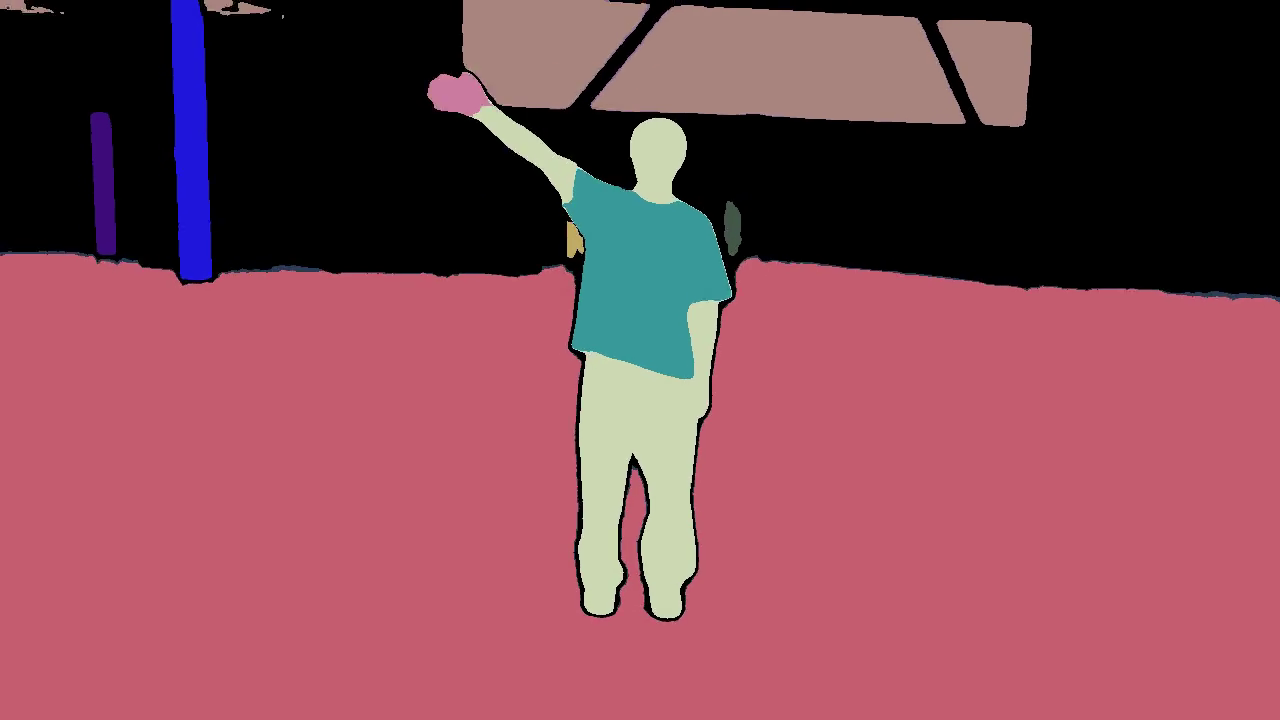
#> input picture frame 20 of assets/seg.mp4, 1280 x 720 px, given in place of input_video.mp4, which was not available
$ python get_object_edges.py
#> lines starting #> are read from the running program, lines starting #| are printed output that depends on the picture; after the words box and inside, x2 and y2 are one past the last pixel; in counts of white or black regions, pixels touching at a corner belong together; pictures that were not available may be replaced by others from this repository, and a replacement may not be noted
import cv2, os


def generate_edges(in_path, out_path):
#> called with in_path = 'input_video.mp4', out_path = 'edges.mp4'
    cap = cv2.VideoCapture(in_path)
    assert cap.isOpened(), "Could not open input video."
    fps = cap.get(cv2.CAP_PROP_FPS)
    w = int(cap.get(cv2.CAP_PROP_FRAME_WIDTH))
    h = int(cap.get(cv2.CAP_PROP_FRAME_HEIGHT))

    bright = 50
    contrast = 1.0

    fourcc = cv2.VideoWriter_fourcc(*"mp4v")  # use "avc1" if you prefer H.264 and it's available
    out = cv2.VideoWriter(out_path, fourcc, fps, (w, h), isColor=False)

    while True:
        ok, frame = cap.read()
#> frame is the input picture: shape (720, 1280, 3); mean B, G, R 84.7, 73.1, 132.4
        if not ok:
            break

        frame = cv2.convertScaleAbs(frame, alpha=contrast, beta=bright)
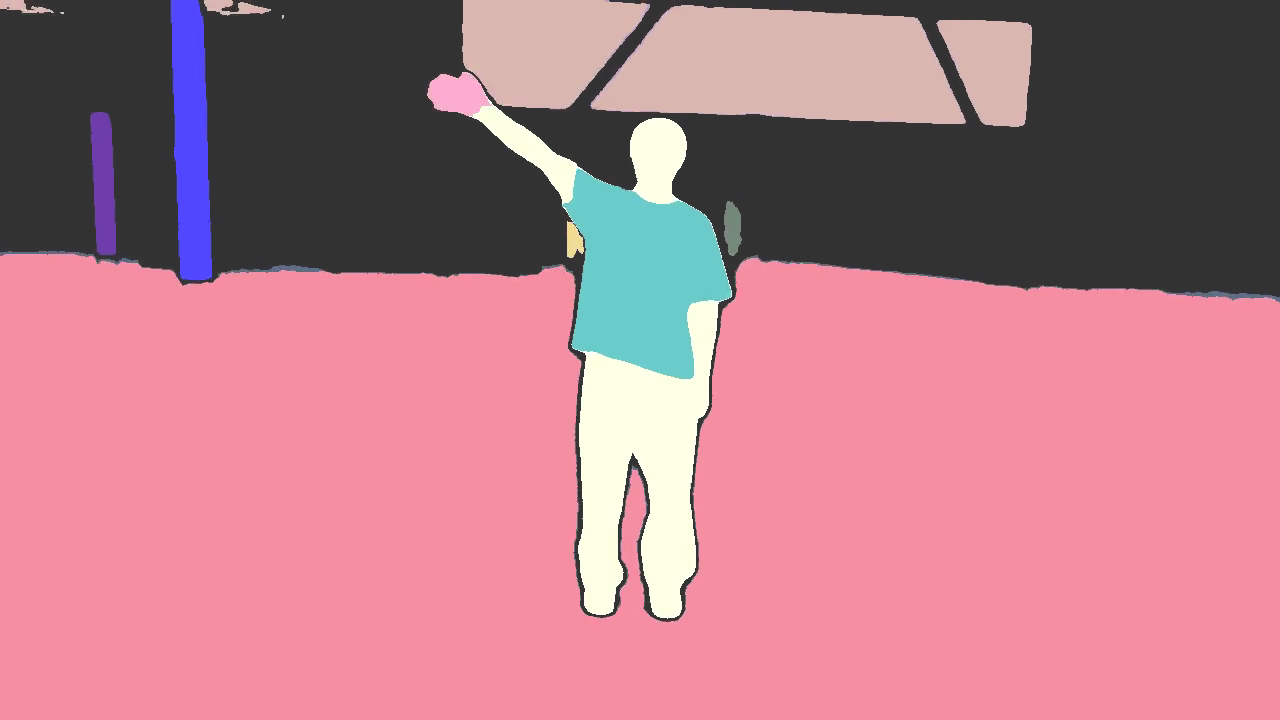
#> frame: shape (720, 1280, 3); mean B, G, R 134.6, 122.7, 182.4
        gray = cv2.cvtColor(frame, cv2.COLOR_BGR2GRAY)
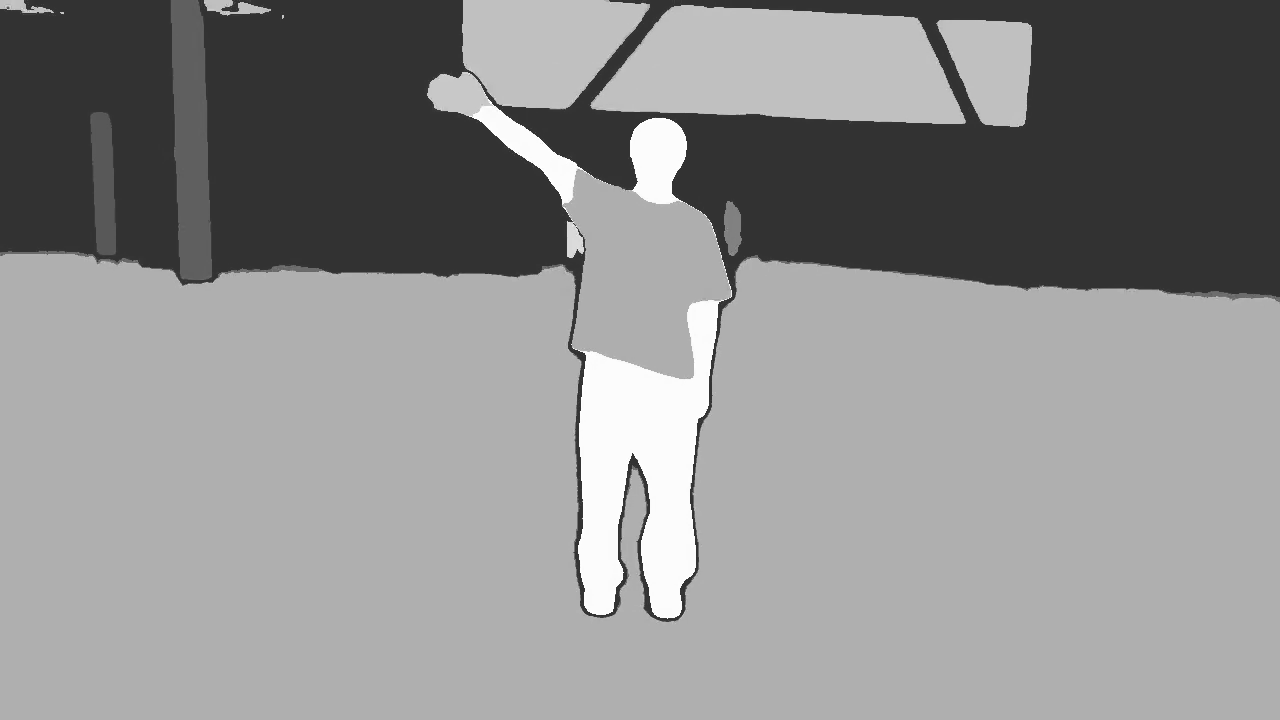
#> gray: shape (720, 1280); min 50, max 255, mean 141.7
        blurred = cv2.GaussianBlur(gray, (3, 3), 1.4)
        edges = cv2.Canny(blurred, 10, 50)
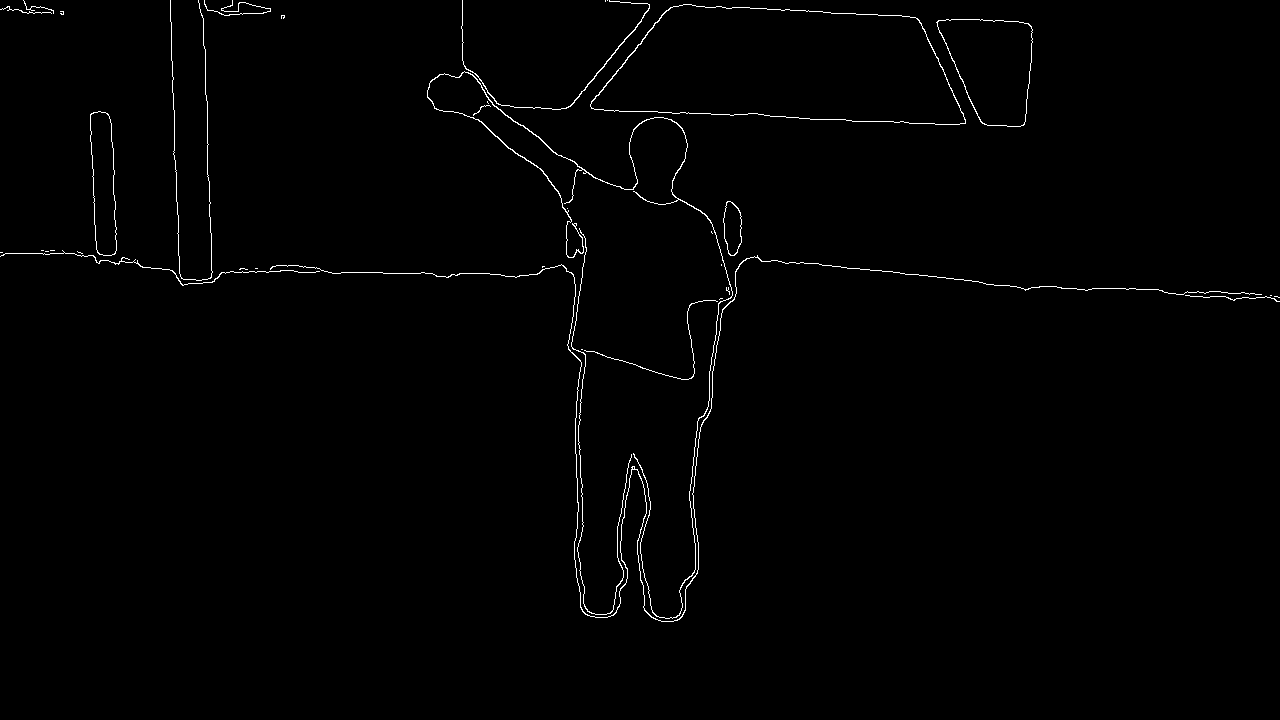
#> edges: shape (720, 1280); 0.89% white in thin lines or dots, all inside (x1, y1, x2, y2) = (0, 0, 1280, 622)
        out.write(edges)
    cap.release()
    out.release()


if __name__ == "__main__":
    in_path = "input_video.mp4"
    out_path = "edges.mp4"
    generate_edges(in_path, out_path)

$ run again, starting later in the video
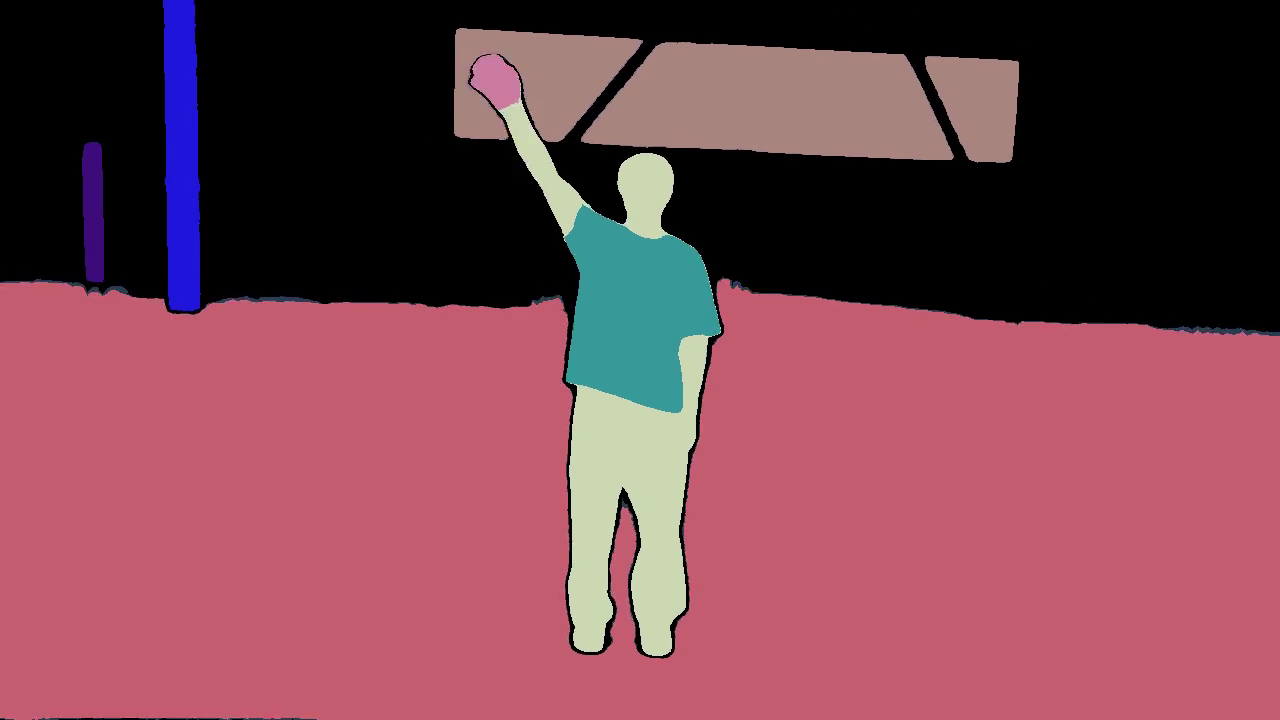
#> input picture frame 92 of assets/seg.mp4, 1280 x 720 px, given in place of input_video.mp4, which was not available
#> in generate_edges, frame is the input picture: shape (720, 1280, 3); mean B, G, R 79.2, 68.1, 122.7
#> in generate_edges, `gray = cv2.cvtColor(frame, cv2.COLOR_BGR2GRAY)`:
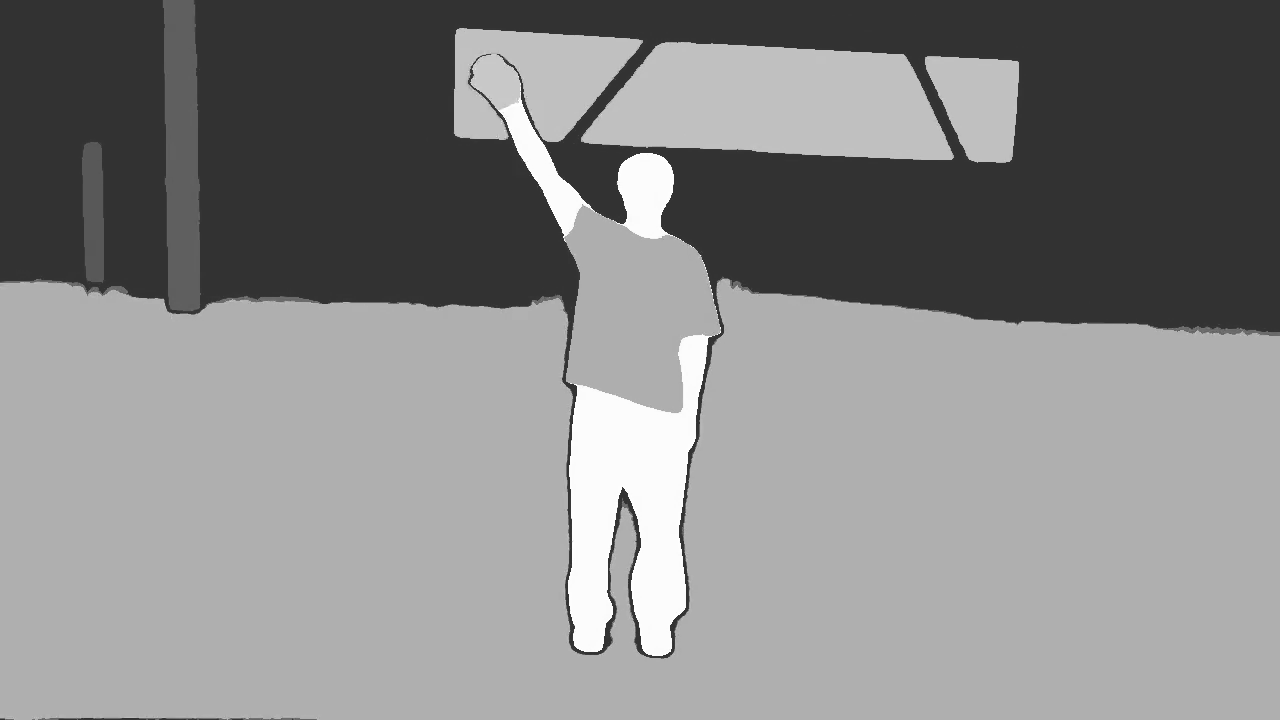
#> gray: shape (720, 1280); min 50, max 255, mean 135.3
#> in generate_edges, `edges = cv2.Canny(blurred, 10, 50)`:
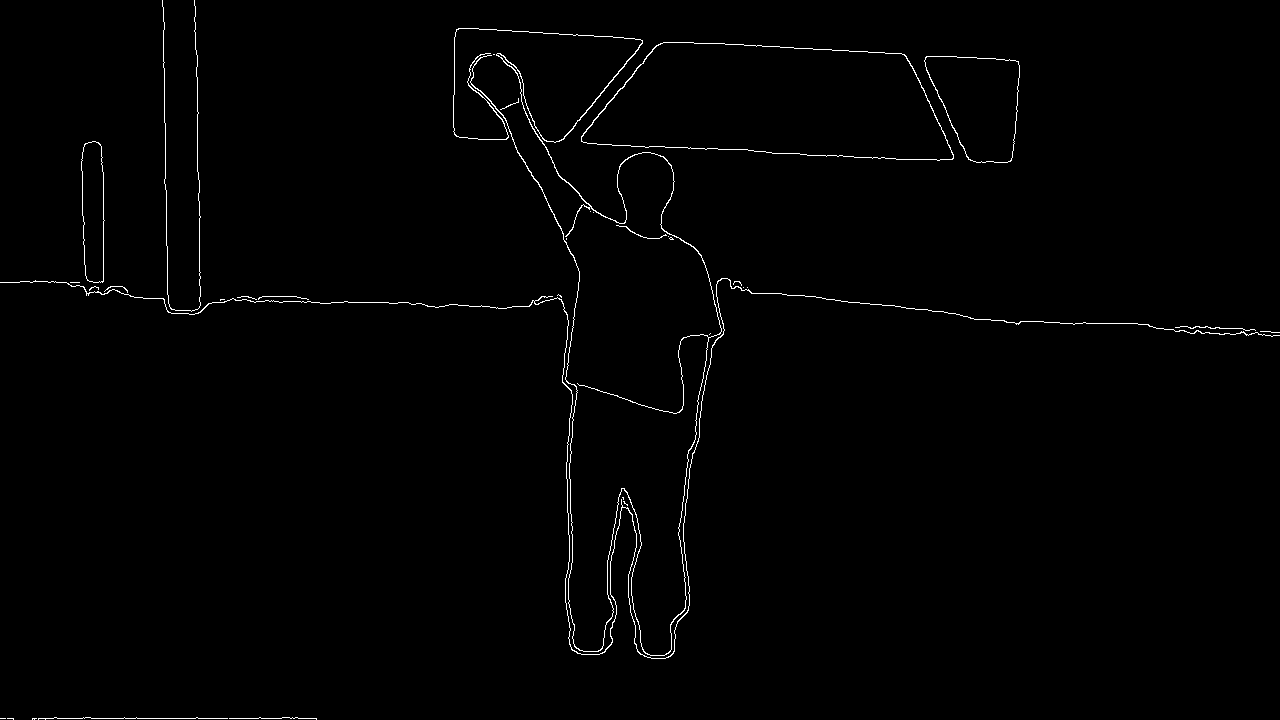
#> edges: shape (720, 1280); 0.93% white in thin lines or dots

$ run again, starting later in the video
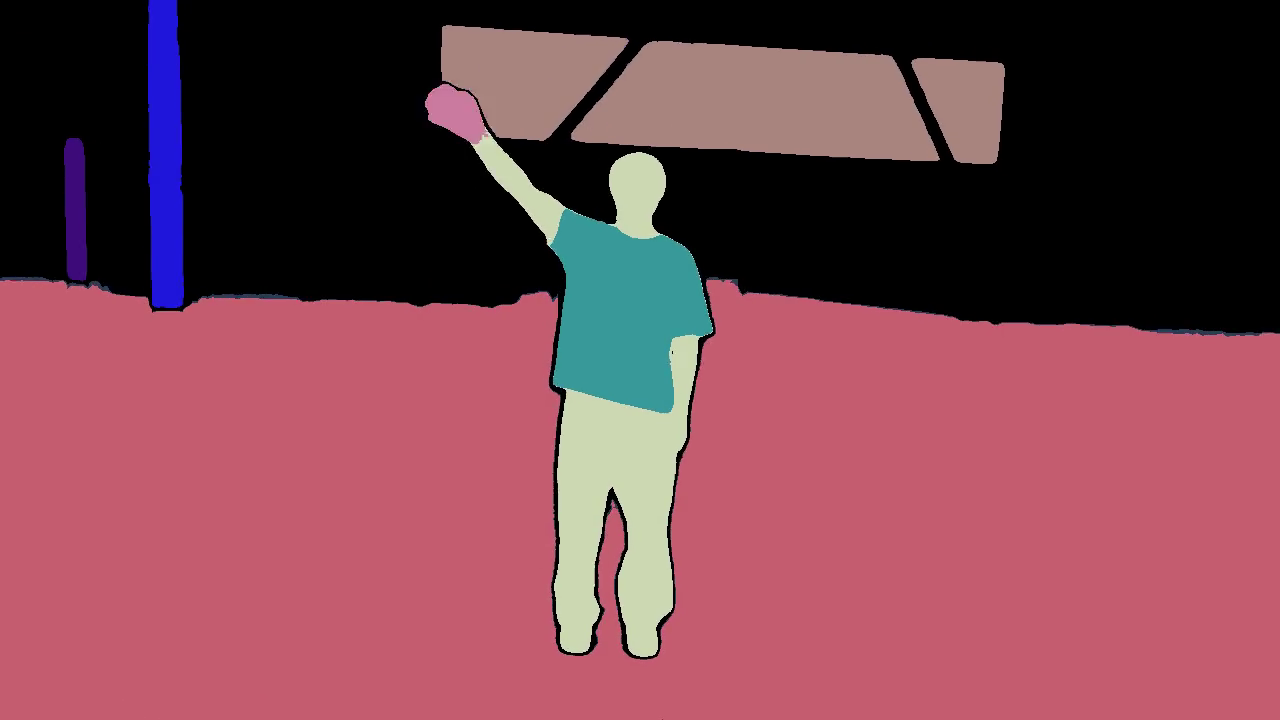
#> input picture frame 164 of assets/seg.mp4, 1280 x 720 px, given in place of input_video.mp4, which was not available
#> in generate_edges, frame is the input picture: shape (720, 1280, 3); mean B, G, R 79.4, 68.4, 123
#> in generate_edges, `gray = cv2.cvtColor(frame, cv2.COLOR_BGR2GRAY)`:
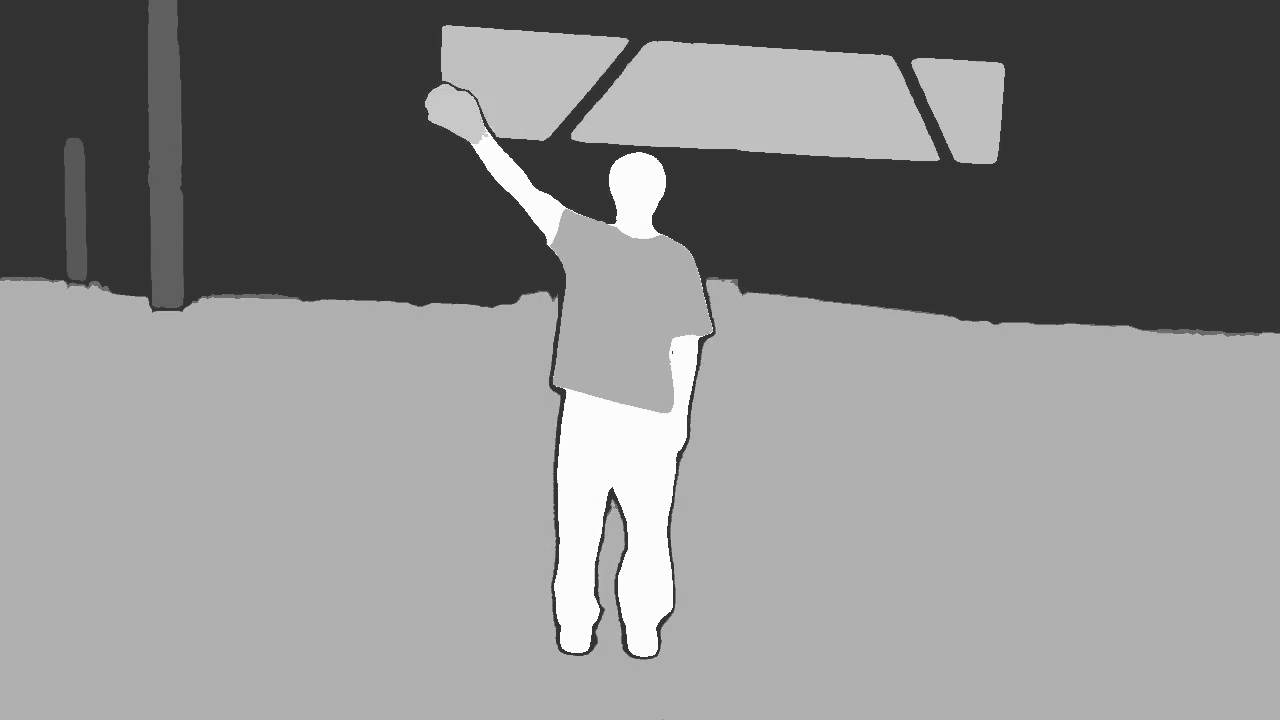
#> gray: shape (720, 1280); min 50, max 255, mean 135.6
#> in generate_edges, `edges = cv2.Canny(blurred, 10, 50)`:
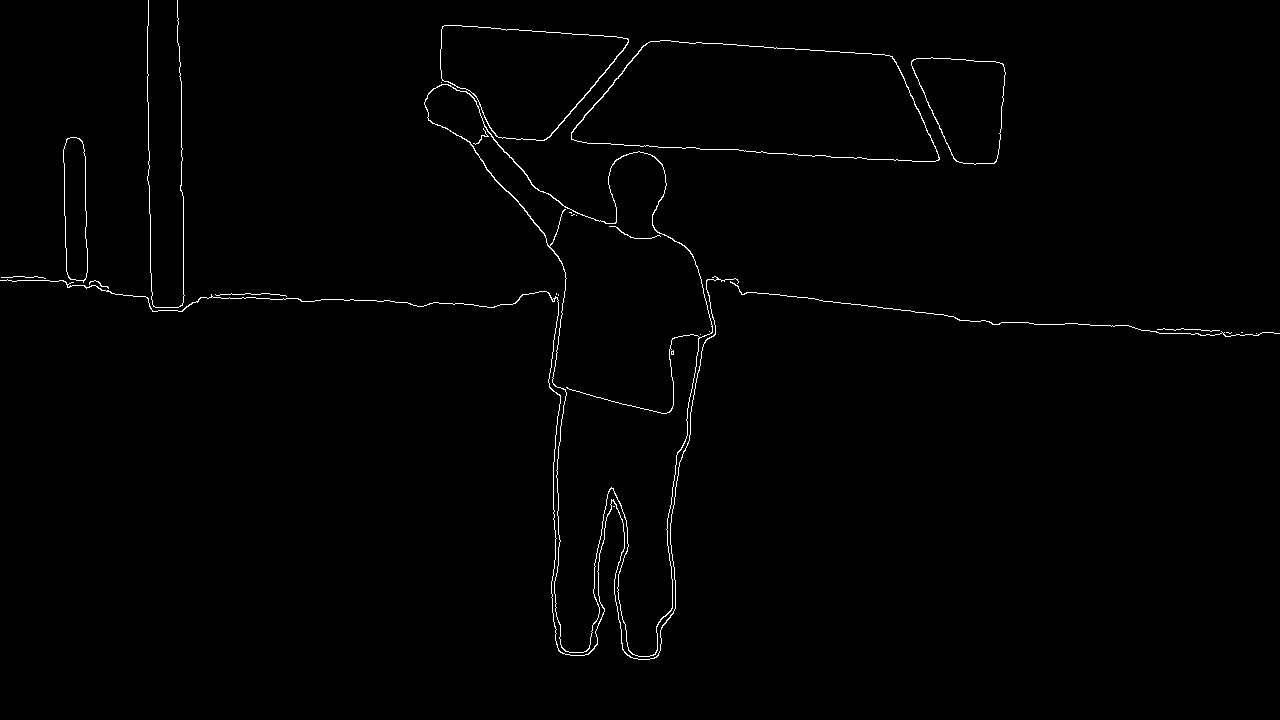
#> edges: shape (720, 1280); 0.87% white in thin lines or dots
